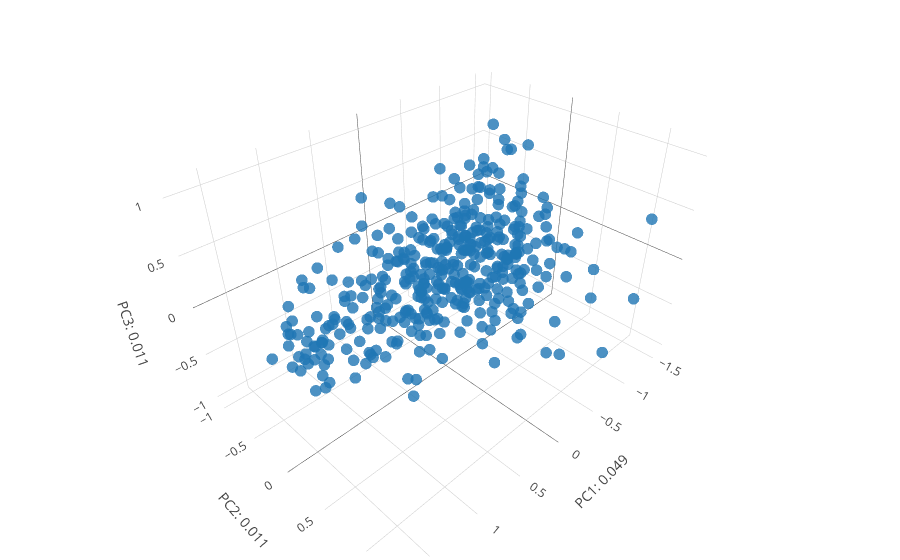

The notebook cell saved with this chart:
### Code cell
#### Let's plot the first 3 coordinates nonetheless.
####
fig_data= [go.Scatter3d(
        x = features[:,0],
        y = features[:,1],
        z = features[:,2],
        type='scatter3d',
        mode= "markers",
        text= ['a: {}; b: {}, L: {}; index = {}'.format(background[k,0],background[k,1],background[k,2], k) for k in range(background.shape[0])],
        marker= {
        'line': {'width': 0},
        'size': 4,
        'symbol': 'circle',
      "opacity": .8
      }
    )]


layout = go.Layout(
    margin=dict(
        l=0,
        r=0,
        b=0,
        t=0
    ),
    scene= Scene(
    yaxis=dict(
        title='PC2: {}'.format(round(var_comps[1],3))),
    xaxis=dict(
    title= 'PC1: {}'.format(round(var_comps[0],3))),
    zaxis=dict(
    title= 'PC3: {}'.format(round(var_comps[2],3))))
)

fig = go.Figure(data=fig_data, layout=layout)
iplot(fig)

### Figure 1 — Plotly figure (JSON) as saved in the notebook; plotly's stock layout.template omitted (floating-point values rounded to 4 significant figures; data arrays with more than 128 entries replaced by an {"elided": "..."} marker saying what was removed)
{"data": [{"marker": {"line": {"width": 0}, "opacity": 0.8, "size": 4, "symbol": "circle"}, "mode": "markers", "text": {"elided": "400 str values"}, "type": "scatter3d", "x": {"elided": "400 float values"}, "y": {"elided": "400 float values"}, "z": {"elided": "400 float values"}}], "layout": {"margin": {"b": 0, "l": 0, "r": 0, "t": 0}, "scene": {"xaxis": {"title": "PC1: 0.049"}, "yaxis": {"title": "PC2: 0.011"}, "zaxis": {"title": "PC3: 0.011"}}}}
